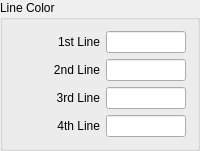
               <widget class="QGroupBox" name="groupBox_11">
                <property name="maximumSize">
                 <size>
                  <width>200</width>
                  <height>16777215</height>
                 </size>
                </property>
                <property name="title">
                 <string>Line Color</string>
                </property>
                <layout class="QVBoxLayout" name="verticalLayout_49">
                 <item>
                  <layout class="QHBoxLayout" name="horizontalLayout_74">
                   <item>
                    <widget class="QLabel" name="label_69">
                     <property name="text">
                      <string>1st Line</string>
                     </property>
                     <property name="alignment">
                      <set>Qt::AlignRight|Qt::AlignTrailing|Qt::AlignVCenter</set>
                     </property>
                    </widget>
                   </item>
                   <item>
                    <widget class="QLineEdit" name="lineColor1">
                     <property name="maximumSize">
                      <size>
                       <width>80</width>
                       <height>16777215</height>
                      </size>
                     </property>
                    </widget>
                   </item>
                  </layout>
                 </item>
                 <item>
                  <layout class="QHBoxLayout" name="horizontalLayout_76">
                   <item>
                    <widget class="QLabel" name="label_71">
                     <property name="text">
                      <string>2nd Line</string>
                     </property>
                     <property name="alignment">
                      <set>Qt::AlignRight|Qt::AlignTrailing|Qt::AlignVCenter</set>
                     </property>
                    </widget>
                   </item>
                   <item>
                    <widget class="QLineEdit" name="lineColor2">
                     <property name="maximumSize">
                      <size>
                       <width>80</width>
                       <height>16777215</height>
                      </size>
                     </property>
                    </widget>
                   </item>
                  </layout>
                 </item>
                 <item>
                  <layout class="QHBoxLayout" name="horizontalLayout_73">
                   <item>
                    <widget class="QLabel" name="label_68">
                     <property name="text">
                      <string>3rd Line</string>
                     </property>
                     <property name="alignment">
                      <set>Qt::AlignRight|Qt::AlignTrailing|Qt::AlignVCenter</set>
                     </property>
                    </widget>
                   </item>
                   <item>
                    <widget class="QLineEdit" name="lineColor3">
                     <property name="maximumSize">
                      <size>
                       <width>80</width>
                       <height>16777215</height>
                      </size>
                     </property>
                    </widget>
                   </item>
                  </layout>
                 </item>
                 <item>
                  <layout class="QHBoxLayout" name="horizontalLayout_75">
                   <item>
                    <widget class="QLabel" name="label_70">
                     <property name="text">
                      <string>4th Line</string>
                     </property>
                     <property name="alignment">
                      <set>Qt::AlignRight|Qt::AlignTrailing|Qt::AlignVCenter</set>
                     </property>
                    </widget>
                   </item>
                   <item>
                    <widget class="QLineEdit" name="lineColor4">
                     <property name="maximumSize">
                      <size>
                       <width>80</width>
                       <height>16777215</height>
                      </size>
                     </property>
                    </widget>
                   </item>
                  </layout>
                 </item>
                </layout>
               </widget>
